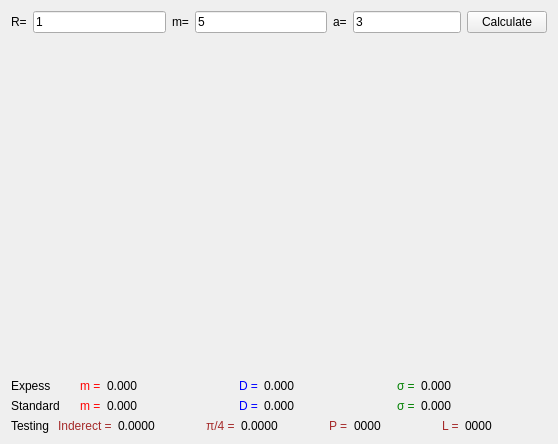
<?xml version="1.0" encoding="UTF-8"?>
<ui version="4.0">
 <class>MainWindow</class>
 <widget class="QMainWindow" name="MainWindow">
  <property name="geometry">
   <rect>
    <x>0</x>
    <y>0</y>
    <width>558</width>
    <height>444</height>
   </rect>
  </property>
  <property name="windowTitle">
   <string>Uniform distribution</string>
  </property>
  <widget class="QWidget" name="centralWidget">
   <layout class="QVBoxLayout" name="verticalLayout" stretch="2,8,1">
    <item>
     <layout class="QHBoxLayout" name="horizontalLayout" stretch="0,2,0,2,0,0,0">
      <item>
       <widget class="QLabel" name="label_3">
        <property name="text">
         <string>R=</string>
        </property>
       </widget>
      </item>
      <item>
       <widget class="QLineEdit" name="rLineEdit">
        <property name="text">
         <string>1</string>
        </property>
       </widget>
      </item>
      <item>
       <widget class="QLabel" name="label">
        <property name="text">
         <string>m=</string>
        </property>
       </widget>
      </item>
      <item>
       <widget class="QLineEdit" name="mLineEdit">
        <property name="text">
         <string>5</string>
        </property>
       </widget>
      </item>
      <item>
       <widget class="QLabel" name="label_2">
        <property name="text">
         <string>a=</string>
        </property>
       </widget>
      </item>
      <item>
       <widget class="QLineEdit" name="aLineEdit">
        <property name="text">
         <string>3</string>
        </property>
       </widget>
      </item>
      <item>
       <widget class="QPushButton" name="pushButton">
        <property name="text">
         <string>Calculate</string>
        </property>
       </widget>
      </item>
     </layout>
    </item>
    <item>
     <widget class="QCustomPlot" name="histogram" native="true"/>
    </item>
    <item>
     <layout class="QVBoxLayout" name="verticalLayout_2" stretch="0,0,0">
      <item>
       <layout class="QHBoxLayout" name="horizontalLayout_4" stretch="1,0,2,0,2,0,2">
        <item>
         <widget class="QLabel" name="ExpressLabel">
          <property name="text">
           <string>Expess</string>
          </property>
         </widget>
        </item>
        <item>
         <widget class="QLabel" name="mEq_Label">
          <property name="styleSheet">
           <string notr="true">color: red;</string>
          </property>
          <property name="text">
           <string>m =</string>
          </property>
         </widget>
        </item>
        <item>
         <widget class="QLabel" name="mExpressLabel">
          <property name="text">
           <string>0.000</string>
          </property>
         </widget>
        </item>
        <item>
         <widget class="QLabel" name="dEq_Label">
          <property name="styleSheet">
           <string notr="true">color: blue;</string>
          </property>
          <property name="text">
           <string>D =</string>
          </property>
         </widget>
        </item>
        <item>
         <widget class="QLabel" name="dExpressLabel">
          <property name="text">
           <string>0.000</string>
          </property>
         </widget>
        </item>
        <item>
         <widget class="QLabel" name="sigmaEq_Label">
          <property name="styleSheet">
           <string notr="true">color: green;</string>
          </property>
          <property name="text">
           <string>σ =</string>
          </property>
         </widget>
        </item>
        <item>
         <widget class="QLabel" name="sigmaExpressLabel">
          <property name="text">
           <string>0.000</string>
          </property>
         </widget>
        </item>
       </layout>
      </item>
      <item>
       <layout class="QHBoxLayout" name="horizontalLayout_6" stretch="1,0,2,0,2,0,2">
        <item>
         <widget class="QLabel" name="StandardLabel">
          <property name="text">
           <string>Standard</string>
          </property>
         </widget>
        </item>
        <item>
         <widget class="QLabel" name="mEq_Label2">
          <property name="styleSheet">
           <string notr="true">color: red;</string>
          </property>
          <property name="text">
           <string>m =</string>
          </property>
         </widget>
        </item>
        <item>
         <widget class="QLabel" name="mStandardLabel">
          <property name="text">
           <string>0.000</string>
          </property>
         </widget>
        </item>
        <item>
         <widget class="QLabel" name="dEq_Label2">
          <property name="styleSheet">
           <string notr="true">color: blue;</string>
          </property>
          <property name="text">
           <string>D =</string>
          </property>
         </widget>
        </item>
        <item>
         <widget class="QLabel" name="dStandardLabel">
          <property name="text">
           <string>0.000</string>
          </property>
         </widget>
        </item>
        <item>
         <widget class="QLabel" name="sigmaEq_Label2">
          <property name="styleSheet">
           <string notr="true">color: green;</string>
          </property>
          <property name="text">
           <string>σ =</string>
          </property>
         </widget>
        </item>
        <item>
         <widget class="QLabel" name="sigmaStandardLabel">
          <property name="text">
           <string>0.000</string>
          </property>
         </widget>
        </item>
       </layout>
      </item>
      <item>
       <layout class="QHBoxLayout" name="horizontalLayout_9" stretch="1,0,2,0,2,0,2,0,2">
        <item>
         <widget class="QLabel" name="label_6">
          <property name="text">
           <string>Testing</string>
          </property>
         </widget>
        </item>
        <item>
         <widget class="QLabel" name="indEq_Label">
          <property name="styleSheet">
           <string notr="true">color:  brown;</string>
          </property>
          <property name="text">
           <string>Inderect =</string>
          </property>
         </widget>
        </item>
        <item>
         <widget class="QLabel" name="indirectLabel">
          <property name="text">
           <string>0.0000</string>
          </property>
         </widget>
        </item>
        <item>
         <widget class="QLabel" name="pi4Eq_Label">
          <property name="styleSheet">
           <string notr="true">color:  brown;</string>
          </property>
          <property name="text">
           <string>π/4 =</string>
          </property>
         </widget>
        </item>
        <item>
         <widget class="QLabel" name="piDiv4Label">
          <property name="text">
           <string>0.0000</string>
          </property>
         </widget>
        </item>
        <item>
         <widget class="QLabel" name="pEq_Label">
          <property name="styleSheet">
           <string notr="true">color:  brown;</string>
          </property>
          <property name="text">
           <string>P =</string>
          </property>
         </widget>
        </item>
        <item>
         <widget class="QLabel" name="PLabel">
          <property name="text">
           <string>0000</string>
          </property>
         </widget>
        </item>
        <item>
         <widget class="QLabel" name="LEq_Label">
          <property name="styleSheet">
           <string notr="true">color:  brown;</string>
          </property>
          <property name="text">
           <string>L =</string>
          </property>
         </widget>
        </item>
        <item>
         <widget class="QLabel" name="LLabel">
          <property name="text">
           <string>0000</string>
          </property>
         </widget>
        </item>
       </layout>
      </item>
     </layout>
    </item>
   </layout>
  </widget>
 </widget>
 <layoutdefault spacing="6" margin="11"/>
 <customwidgets>
  <customwidget>
   <class>QCustomPlot</class>
   <extends>QWidget</extends>
   <header>qcustomplot.h</header>
   <container>1</container>
  </customwidget>
 </customwidgets>
 <resources/>
 <connections/>
</ui>
